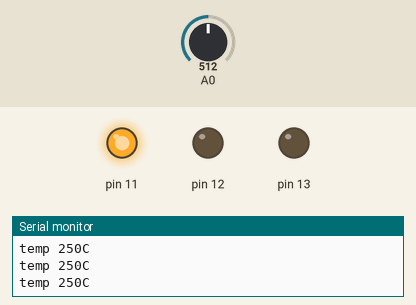
This sketch was run on a simulated Arduino Uno, built with avr-gcc and run on an emulated ATmega328P. On the bench: output pins drawn as LEDs (lit = HIGH), the last lines printed to the serial monitor. Inputs (shaded band) come from the test bench; at power-on: A0 = 512.

Above: at 1.3 s.
1.4 s: A0 set to 64
2.9 s: A0 set to 59
At 4.0 s:
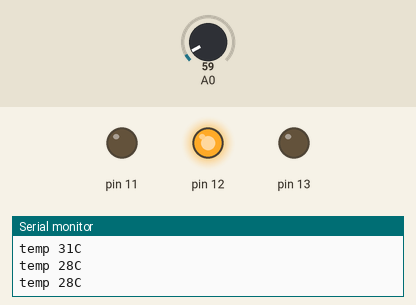
4.5 s: A0 set to 19
At 5.1 s:
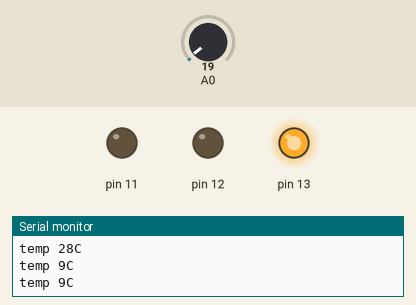
6.0 s: A0 set to 122
At 6.3 s:
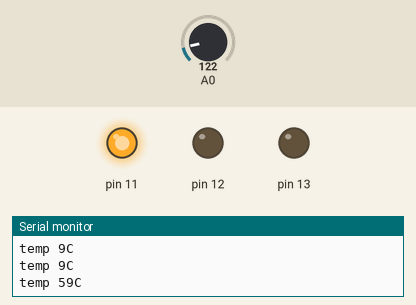
7.5 s: A0 set to 18
At 8.7 s:
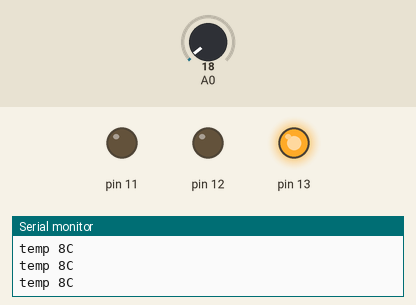
Timing chart, 0 to 10.0 s (numbered marks = the images above; inputs shaded):
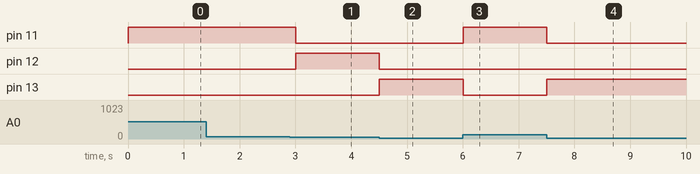

Measured:
- the behaviour switches between 62 and 61 on A0 (found by bisection; images 0 and 1)
- after the input at 2.9 s, pin 11: HIGH → LOW after 0.10 s; pin 12: LOW → HIGH after 0.10 s
- after the input at 4.5 s, pin 12: HIGH → LOW at once; pin 13: LOW → HIGH at once
- after the input at 6.0 s, pin 11: LOW → HIGH at once; pin 13: HIGH → LOW at once
- after the input at 7.5 s, pin 11: HIGH → LOW at once; pin 13: LOW → HIGH at once

The sketch:

ex17.ino
```cpp
void setup() {
  // put your setup code here, to run once:
  pinMode(13, OUTPUT);
  pinMode(12, OUTPUT);
  pinMode(11, OUTPUT);
  Serial.begin(9600);
}

void loop() {
  // put your main code here, to run repeatedly:
  int vol = analogRead(A0) * (5.0 / 1023.0 * 100);
  Serial.print("temp ");
  Serial.print(vol);
  Serial.println("C");

  if (vol <= 27) {
    digitalWrite(13, HIGH);
    digitalWrite(12, LOW);
    digitalWrite(11, LOW);
  }
  else if (vol >= 28 && vol <= 29) {
    digitalWrite(13, LOW);
    digitalWrite(12, HIGH);
    digitalWrite(11, LOW);
  }
  else {
    digitalWrite(13, LOW);
    digitalWrite(12, LOW);
    digitalWrite(11, HIGH);
  }
  delay(500);
}
```
